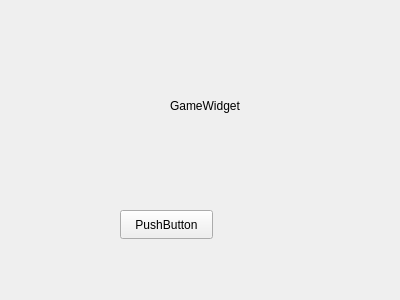
<?xml version="1.0" encoding="UTF-8"?>
<ui version="4.0">
 <class>GameWidget</class>
 <widget class="QWidget" name="GameWidget">
  <property name="geometry">
   <rect>
    <x>0</x>
    <y>0</y>
    <width>400</width>
    <height>300</height>
   </rect>
  </property>
  <property name="windowTitle">
   <string>Form</string>
  </property>
  <widget class="QLabel" name="label">
   <property name="geometry">
    <rect>
     <x>170</x>
     <y>60</y>
     <width>141</width>
     <height>91</height>
    </rect>
   </property>
   <property name="text">
    <string>GameWidget</string>
   </property>
  </widget>
  <widget class="QPushButton" name="pushButton">
   <property name="geometry">
    <rect>
     <x>120</x>
     <y>210</y>
     <width>93</width>
     <height>29</height>
    </rect>
   </property>
   <property name="text">
    <string>PushButton</string>
   </property>
  </widget>
 </widget>
 <resources/>
 <connections/>
</ui>
